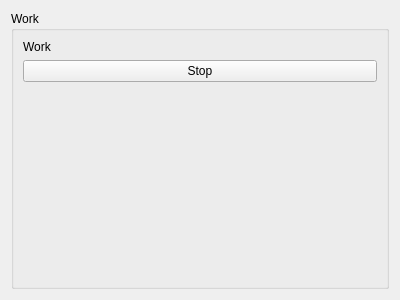
<?xml version="1.0" encoding="UTF-8"?>
<ui version="4.0">
 <class>WorkForm</class>
 <widget class="QWidget" name="WorkForm">
  <property name="geometry">
   <rect>
    <x>0</x>
    <y>0</y>
    <width>400</width>
    <height>300</height>
   </rect>
  </property>
  <property name="windowTitle">
   <string>Рабочий режим</string>
  </property>
  <layout class="QVBoxLayout" name="verticalLayout">
   <item>
    <widget class="QGroupBox" name="groupBox">
     <property name="title">
      <string>Work</string>
     </property>
     <layout class="QVBoxLayout" name="verticalLayout_2">
      <item>
       <widget class="QLabel" name="label">
        <property name="text">
         <string>Work</string>
        </property>
       </widget>
      </item>
      <item>
       <widget class="QPushButton" name="pushButton">
        <property name="text">
         <string>Stop</string>
        </property>
       </widget>
      </item>
      <item>
       <spacer name="verticalSpacer">
        <property name="orientation">
         <enum>Qt::Vertical</enum>
        </property>
        <property name="sizeHint" stdset="0">
         <size>
          <width>20</width>
          <height>187</height>
         </size>
        </property>
       </spacer>
      </item>
     </layout>
    </widget>
   </item>
  </layout>
 </widget>
 <resources/>
 <connections/>
</ui>
